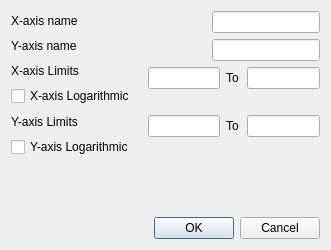
<?xml version="1.0" encoding="UTF-8"?>
<ui version="4.0">
 <class>EditAxisDialog</class>
 <widget class="QDialog" name="EditAxisDialog">
  <property name="geometry">
   <rect>
    <x>0</x>
    <y>0</y>
    <width>331</width>
    <height>250</height>
   </rect>
  </property>
  <property name="sizePolicy">
   <sizepolicy hsizetype="Fixed" vsizetype="Fixed">
    <horstretch>0</horstretch>
    <verstretch>0</verstretch>
   </sizepolicy>
  </property>
  <property name="maximumSize">
   <size>
    <width>331</width>
    <height>280</height>
   </size>
  </property>
  <property name="windowTitle">
   <string>Dialog</string>
  </property>
  <layout class="QVBoxLayout" name="verticalLayout">
   <item>
    <layout class="QHBoxLayout" name="horizontalLayout">
     <item>
      <layout class="QVBoxLayout" name="LeftLabels">
       <item>
        <widget class="QLabel" name="XAxisNameLabel">
         <property name="text">
          <string>X-axis name</string>
         </property>
        </widget>
       </item>
       <item>
        <widget class="QLabel" name="YAxisNameLabel">
         <property name="text">
          <string>Y-axis name</string>
         </property>
        </widget>
       </item>
       <item>
        <widget class="QLabel" name="XAxisLimitsLabel">
         <property name="text">
          <string>X-axis Limits</string>
         </property>
        </widget>
       </item>
       <item>
        <widget class="QCheckBox" name="XLogCheckBox">
         <property name="text">
          <string>X-axis Logarithmic</string>
         </property>
        </widget>
       </item>
       <item>
        <widget class="QLabel" name="YAxisLimitsLabel">
         <property name="text">
          <string>Y-axis Limits</string>
         </property>
        </widget>
       </item>
       <item>
        <widget class="QCheckBox" name="YLogCheckBox">
         <property name="text">
          <string>Y-axis Logarithmic</string>
         </property>
        </widget>
       </item>
      </layout>
     </item>
     <item>
      <spacer name="horizontalSpacer">
       <property name="orientation">
        <enum>Qt::Orientation::Horizontal</enum>
       </property>
       <property name="sizeHint" stdset="0">
        <size>
         <width>11</width>
         <height>13</height>
        </size>
       </property>
      </spacer>
     </item>
     <item>
      <layout class="QVBoxLayout" name="verticalLayout_4">
       <item alignment="Qt::AlignmentFlag::AlignRight">
        <widget class="QLineEdit" name="XAixsName"/>
       </item>
       <item alignment="Qt::AlignmentFlag::AlignRight">
        <widget class="QLineEdit" name="YAisxName"/>
       </item>
       <item>
        <layout class="QHBoxLayout" name="XAxisLimitsHorLayout">
         <item>
          <widget class="QLineEdit" name="XLeftLimit">
           <property name="maximumSize">
            <size>
             <width>74</width>
             <height>22</height>
            </size>
           </property>
          </widget>
         </item>
         <item>
          <widget class="QLabel" name="XtoLabel">
           <property name="minimumSize">
            <size>
             <width>15</width>
             <height>22</height>
            </size>
           </property>
           <property name="text">
            <string>To </string>
           </property>
          </widget>
         </item>
         <item>
          <widget class="QLineEdit" name="XRightLimit">
           <property name="maximumSize">
            <size>
             <width>74</width>
             <height>22</height>
            </size>
           </property>
          </widget>
         </item>
        </layout>
       </item>
       <item>
        <spacer name="XLogSpacer">
         <property name="orientation">
          <enum>Qt::Orientation::Vertical</enum>
         </property>
         <property name="sizeHint" stdset="0">
          <size>
           <width>20</width>
           <height>20</height>
          </size>
         </property>
        </spacer>
       </item>
       <item>
        <layout class="QHBoxLayout" name="YAxisLimitHorLayout">
         <item>
          <widget class="QLineEdit" name="YLeftLimit">
           <property name="maximumSize">
            <size>
             <width>74</width>
             <height>22</height>
            </size>
           </property>
          </widget>
         </item>
         <item>
          <widget class="QLabel" name="YtoLabel">
           <property name="minimumSize">
            <size>
             <width>15</width>
             <height>22</height>
            </size>
           </property>
           <property name="text">
            <string>To </string>
           </property>
          </widget>
         </item>
         <item>
          <widget class="QLineEdit" name="YRightLimit">
           <property name="maximumSize">
            <size>
             <width>74</width>
             <height>22</height>
            </size>
           </property>
          </widget>
         </item>
        </layout>
       </item>
       <item>
        <spacer name="YLogSpacer">
         <property name="orientation">
          <enum>Qt::Orientation::Vertical</enum>
         </property>
         <property name="sizeHint" stdset="0">
          <size>
           <width>20</width>
           <height>20</height>
          </size>
         </property>
        </spacer>
       </item>
      </layout>
     </item>
    </layout>
   </item>
   <item>
    <spacer name="verticalSpacer">
     <property name="orientation">
      <enum>Qt::Orientation::Vertical</enum>
     </property>
     <property name="sizeHint" stdset="0">
      <size>
       <width>20</width>
       <height>40</height>
      </size>
     </property>
    </spacer>
   </item>
   <item>
    <widget class="QDialogButtonBox" name="buttonBox">
     <property name="locale">
      <locale language="English" country="UnitedStates"/>
     </property>
     <property name="orientation">
      <enum>Qt::Orientation::Horizontal</enum>
     </property>
     <property name="standardButtons">
      <set>QDialogButtonBox::StandardButton::Cancel|QDialogButtonBox::StandardButton::Ok</set>
     </property>
    </widget>
   </item>
  </layout>
 </widget>
 <resources/>
 <connections>
  <connection>
   <sender>buttonBox</sender>
   <signal>accepted()</signal>
   <receiver>EditAxisDialog</receiver>
   <slot>accept()</slot>
   <hints>
    <hint type="sourcelabel">
     <x>248</x>
     <y>254</y>
    </hint>
    <hint type="destinationlabel">
     <x>157</x>
     <y>274</y>
    </hint>
   </hints>
  </connection>
  <connection>
   <sender>buttonBox</sender>
   <signal>rejected()</signal>
   <receiver>EditAxisDialog</receiver>
   <slot>reject()</slot>
   <hints>
    <hint type="sourcelabel">
     <x>316</x>
     <y>260</y>
    </hint>
    <hint type="destinationlabel">
     <x>286</x>
     <y>274</y>
    </hint>
   </hints>
  </connection>
 </connections>
</ui>
